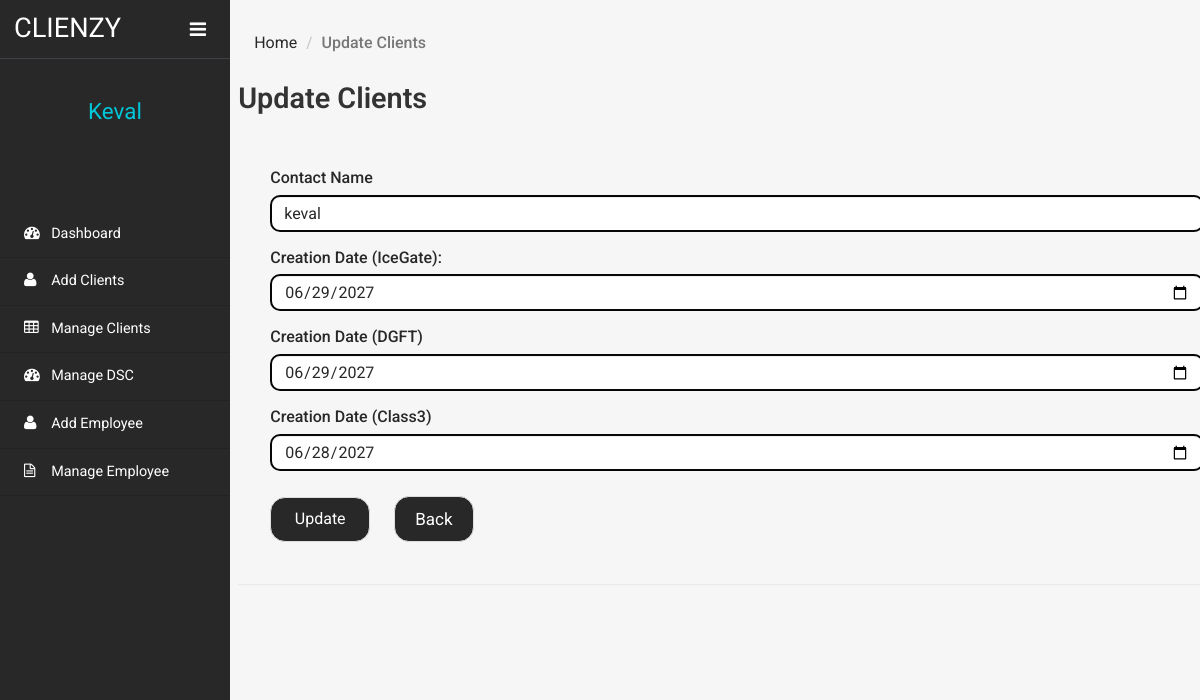
/clientms/admin/edit-dsc-details.php?addid=914300383 (signed in), run on the app's committed database.
### tables this page shows
CREATE TABLE `tblclient` (
  `ID` int(10) NOT NULL,
  `ContactName` varchar(30) DEFAULT NULL,
  `CompanyName` varchar(120) DEFAULT NULL,
  `Notes` mediumtext DEFAULT NULL,
  `ClientAddedBy` varchar(20) DEFAULT NULL,
  `deadline` date DEFAULT NULL,
  `Tag` varchar(20) DEFAULT NULL,
  `financialyear` varchar(15) DEFAULT NULL,
  `file` varchar(15) DEFAULT NULL,
  `budgethrs` int(10) DEFAULT NULL,
  `actualhrs` int(10) DEFAULT NULL,
  `expense` varchar(30) DEFAULT NULL,
  `remark` text DEFAULT NULL,
  `CreationDate` timestamp NULL DEFAULT current_timestamp(),
  `Status` varchar(20) NOT NULL DEFAULT 'Not Started',
  `PaymentStatus` varchar(12) NOT NULL DEFAULT 'Pending',
  `expiryDate1` date DEFAULT NULL,
  `expiryDate2` date DEFAULT NULL,
  `expiryDate3` date DEFAULT NULL
);

### clientms/admin/edit-dsc-details.php (the view, shortened to what this page needs)
<?php
include('includes/dbconnection.php');
?>
<!DOCTYPE HTML>
<html>
<head>
    <link href="css/bootstrap.min.css" rel='stylesheet' type='text/css' />
    <link href="css/style.css" rel='stylesheet' type='text/css' />
    <link href="css/font-awesome.css" rel="stylesheet">
    <link rel="stylesheet" href="css/icon-font.min.css" type='text/css' />
</head>
<body>
<div class="page-container">
    <div class="left-content">
        <div class="inner-content">
            <div class="outter-wp">
                <div class="sub-heard-part">
                    <ol class="breadcrumb m-b-0">
                        <li><a href="dashboard.php">Home</a></li>
                        <li class="active">Update Clients</li>
                    </ol>
                </div>
                <div class="forms-main">
                    <h2 class="inner-tittle">Update Clients</h2>
                    <div class="graph-form">
                        <div class="form-body">
                            <form method="post">
                                <?php
                                $eid = $_GET['addid'];
                                $sql = "SELECT * FROM tblclient WHERE ID = :eid";
                                $query = $dbh->prepare($sql);
                                $query->bindParam(':eid', $eid, PDO::PARAM_STR);
                                $query->execute();
                                $results = $query->fetchAll(PDO::FETCH_OBJ);
                                if ($query->rowCount() > 0) {
                                    foreach ($results as $row) {
                                        ?>
                                        <div class="form-group">
                                            <label for="exampleInputEmail1">Contact Name</label>
                                            <input type="text" name="cname" value="<?php echo $row->ContactName; ?>"
                                                   class="form-control" required='true'>
                                        </div>
                                        <div class="form-group">
                                            <label for="creation_date">Creation Date (IceGate):</label>
                                            <input type="date" class="form-control" id="expiry_date" value="<?php echo $row->expiryDate1; ?>"name="expiry1">
                                        </div>
                                        <div class="form-group">
                                            <label for="expiry_date">Creation Date (DGFT)</label>
                                            <input type="date" class="form-control" id="expiry_date" value="<?php echo $row->expiryDate2; ?>"name="expiry2">
                                        </div>
                                        <div class="form-group">
                                            <label for="expiry_date">Creation Date (Class3)</label>
                                            <input type="date" class="form-control" id="expiry_date" value="<?php echo $row->expiryDate3; ?>"name="expiry3">
                                        </div>
                                        <?php
                                    }
                                }
                                ?>
                                <button type="submit" class="btn btn-default" name="submit" id="submit">Update</button>
                                <input type="button" class="btn btn-default" value="Back"
                                       onClick="history.back();return true;"
                                       style="border-radius:15px ;background-color:#282828;color:#fff;">
                            </form>
                        </div>
                    </div>
                </div>
            </div>
        </div>
    </div>
    <?php include_once('includes/sidebar.php'); ?>
    <div class="clearfix"></div>
</div>
</body>
</html>

### clientms/admin/includes/sidebar.php (shortened to what this page needs)
 <div class="sidebar-menu">
    <header class="logo">
        <a href="#" class="sidebar-icon"> <span class="fa fa-bars"></span> </a> <a href="dashboard.php"> <span id="logo"> <h1>CLIENZY</h1></span>
        </a>
    </header>
    <div class="down">
        <?php
$aid=$_SESSION['clientmsaid'];
$sql="SELECT AdminName from  tbladmin where ID=:aid";
$query = $dbh -> prepare($sql);
$query->bindParam(':aid',$aid,PDO::PARAM_STR);
$query->execute();
$results=$query->fetchAll(PDO::FETCH_OBJ);
$cnt=1;
if($query->rowCount() > 0)
{
foreach($results as $row)
{               ?>
        <a href="dashboard.php"><span class=" name-caret"><?php  echo $row->AdminName;?></span></a><br>
        <?php $cnt=$cnt+1;}} ?>
        <ul>
            <li><a class="tooltips" href="admin-profile.php"><span>Profile</span><i class="lnr lnr-user"></i></a></li>
            <li><a class="tooltips" href="change-password.php"><span>Settings</span><i class="lnr lnr-cog"></i></a></li>
            <li><a class="tooltips" href="logout.php"><span>Log out</span><i class="lnr lnr-power-switch"></i></a></li>
        </ul>
    </div>
    <div class="menu">
        <ul id="menu" >
            <li><a href="dashboard.php"><i class="fa fa-tachometer"></i> <span>Dashboard</span></a></li>
            <li><a href="add-client.php"><i class="fa fa-user"></i> <span>Add Clients</span></a></li>
            <li><a href="manage-client.php"><i class="fa fa-table"></i> <span>Manage Clients</span></a></li>
            <li><a href="manage-dsc.php"><i class="fa fa-tachometer"></i> <span>Manage DSC</span></a></li>
            <li><a href="add-employee.php"><i class="fa fa-user"></i> <span>Add Employee</span></a></li>
            <li><a href="manage-employee.php"><i class="fa fa-file-text-o"></i> <span>Manage Employee</span></a></li>
        </ul>
    </div>
</div>

### data on the page
tblclient: cname "keval", expiry1 "06/29/2027", expiry2 "06/29/2027", expiry3 "06/28/2027"

### other printed values
$row->AdminName "Keval"
